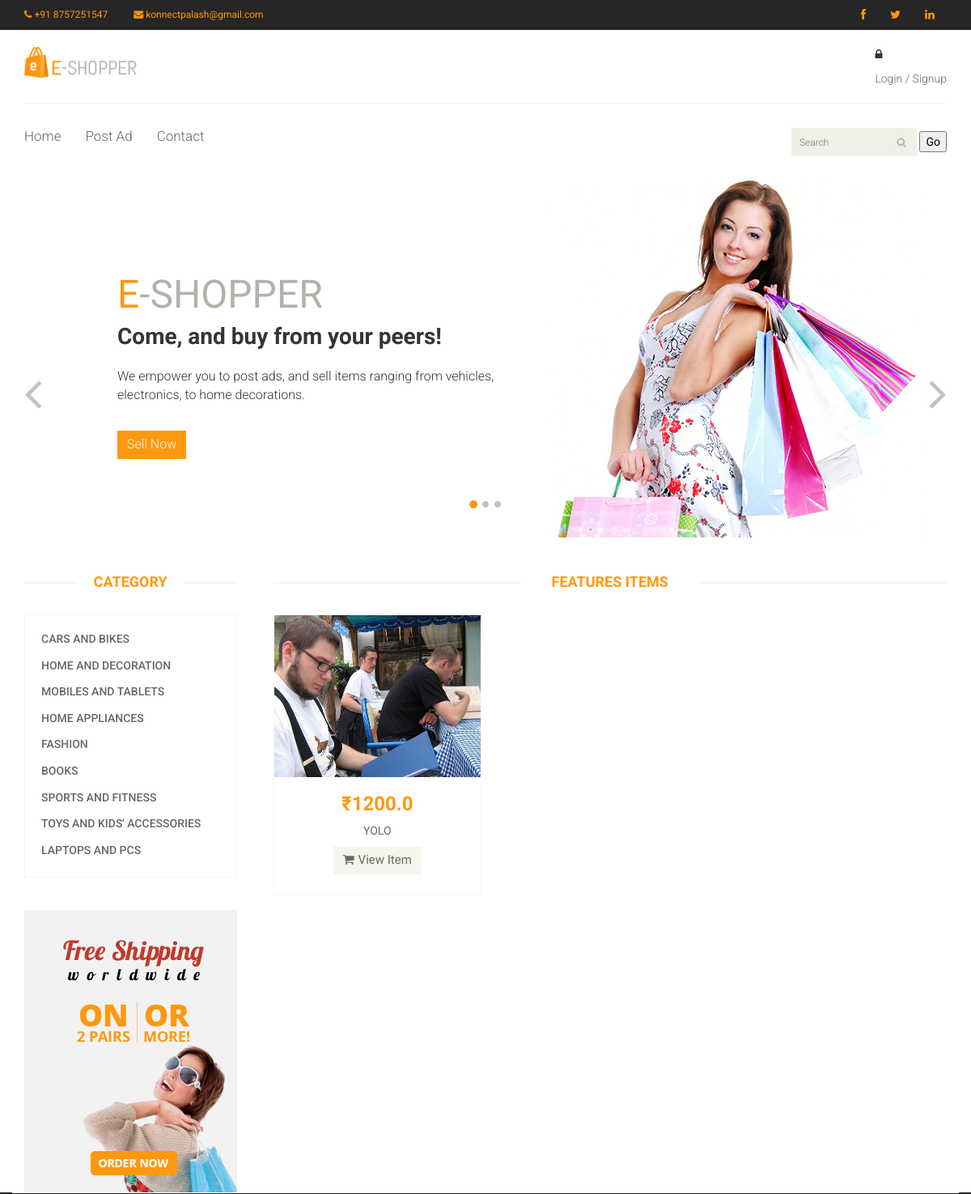
Before: /index/ (upper part) with the older database file.
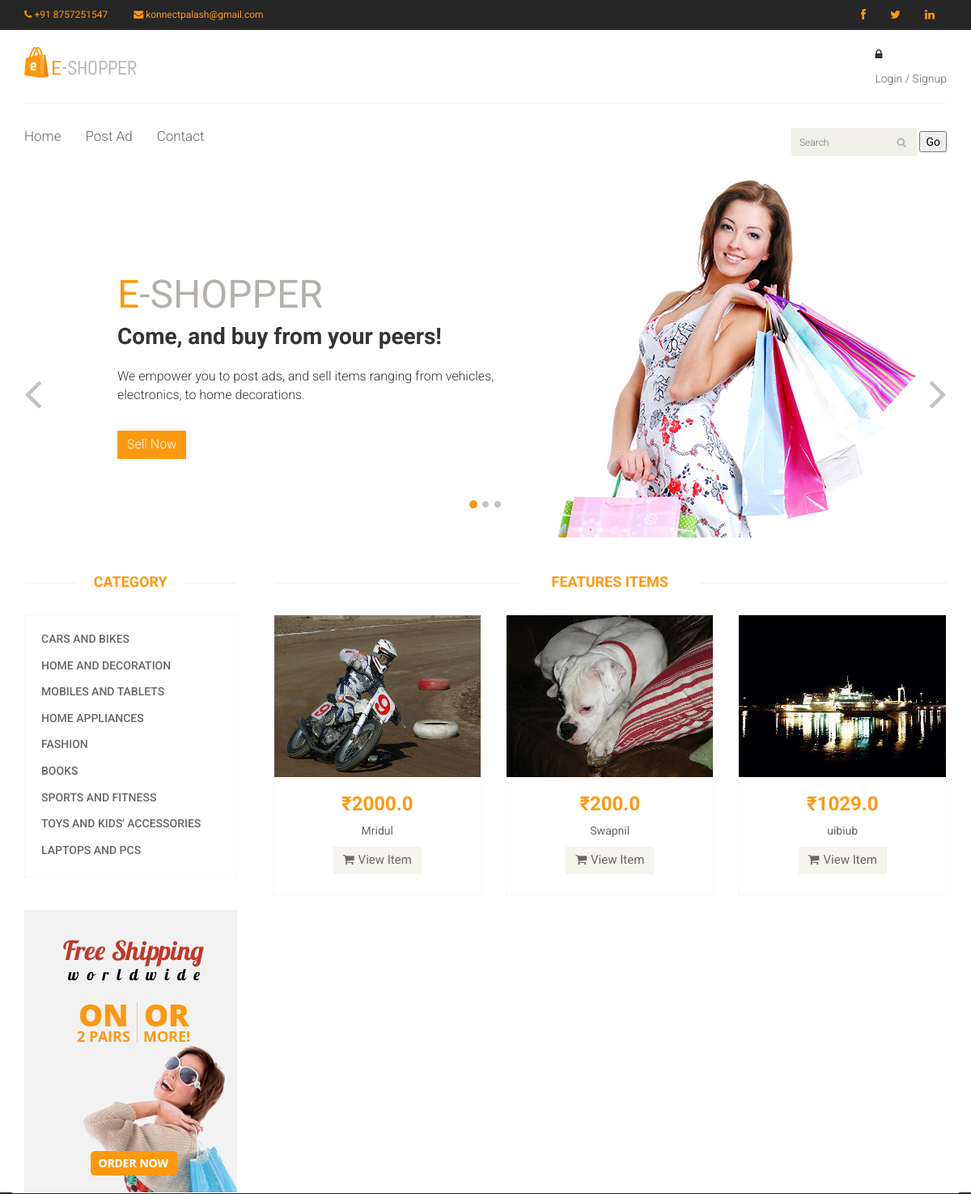
After: the same page with the newer database file.
### users/models.py (models this page shows, shortened)
class Item (models.Model):
    CHOICES= (
    ('1','Cars and Bikes'),
    ('2','Home and Decoration'),
    ('3','Mobile and Tablets'),
    ('4','Home appliances'),
    ('5','Fashion'),
    ('6','Books'),
    ('7','Sports and Fitness'),
    ('8','Laptops and PCs'),
    ('9','Toys and Kids Accessories'),
    )
    id = models.AutoField(primary_key=True)
    title = models.CharField(max_length=255)
    date = models.DateField(auto_now=True)
    seller_id = models.ForeignKey(User)
    description = models.TextField()
    price = models.FloatField()
    image = models.ImageField(upload_to='./users/static/')
    quantity = models.IntegerField()
    category = models.CharField(max_length=40,
        choices=CHOICES
        )

### users/views.py (the view)
# urls.py: url(r'^index/',views.index,name='index'),
def index(request):
    items = Item.objects.all()[0:6]
    return render(request, 'index.html', {'items': items})

### users/template/index.html (shortened to what the changed rows need)
{% extends "base.html" %} {% load static %} {% block main %}
<section id="slider">
    <div class="container">
        <div class="row">
            <div class="col-sm-12">
                <div id="slider-carousel" class="carousel slide" data-ride="carousel">
                    <div class="carousel-inner">
                        <div class="item active">
                            <div class="col-sm-6">
                                <h1><span>E</span>-SHOPPER</h1>
                                <h2>Come, and buy from your peers!</h2>
                            </div>
                        </div>
                    </div>
                </div>
            </div>
        </div>
    </div>
</section>
<section>
    <div class="container">
        <div class="row">
            <div class="col-sm-3">
                <div class="left-sidebar">
                    <h2>Category</h2>
                </div>
            </div>
            <div class="col-sm-9 padding-right">
                <div class="features_items">
                    <h2 class="title text-center">Features Items</h2>
                    {% for item in items|slice:":6" %}
                    <div class="col-sm-4">
                        <div class="product-image-wrapper">
                            <div class="single-products">
                                <div class="productinfo text-center">
                                    <a href="/item/{{ item.id }}"><img src="/static{{ item.image.url }}" alt="" class="img-responsive girl" style="height:200px; width:300px;" /></a>
                                    <h2>₹{{ item.price }} </h2>
                                    <p>{{ item.title}}</p>
                                    <a href="/item/{{ item.id }}" class="btn btn-default add-to-cart"><i class="fa fa-shopping-cart"></i>View Item</a>
                                </div>
                            </div>
                        </div>
                    </div>
                    {% endfor %}
                </div>
            </div>
        </div>
    </div>
</section>
{% endblock %}

Changed rows visible on the page:
removed Item: image (picture), price "1200.0", title "YOLO"
added Item: image (picture), price "2000.0", title "Mridul"
added Item: image (picture), price "200.0", title "Swapnil"
added Item: image (picture), price "1029.0", title "uibiub"
